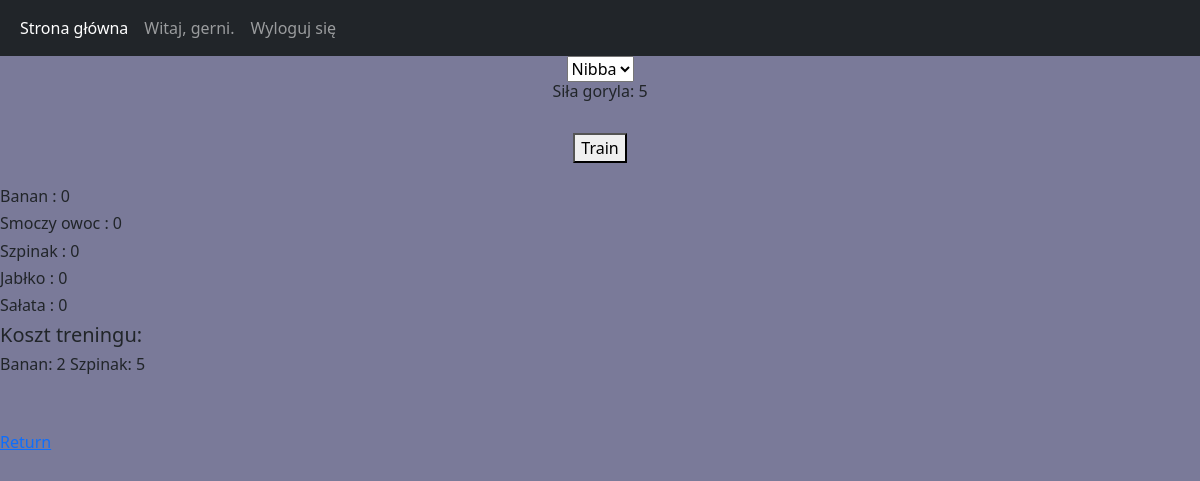
The app's page /training (signed in) with its own data.
### monkeapp/models.py (models this page shows)
class Gorilla(models.Model):
    name = models.CharField(max_length=30)
    level = models.IntegerField(default=1)
    strength = models.IntegerField(default=5)
    hp = models.IntegerField(default=100)
    skill_points = models.IntegerField(default=0)
    owner = models.ForeignKey(User, on_delete=models.CASCADE)

class Equipment(models.Model):
    item1 = models.IntegerField(default=0)
    item2 = models.IntegerField(default=0)
    item3 = models.IntegerField(default=0)
    item4 = models.IntegerField(default=0)
    item5 = models.IntegerField(default=0)
    equipment_owner = models.ForeignKey(User, on_delete=models.CASCADE)

### monkeapp/views.py (the view)
# urls.py: path('training', views.train_gorilla, name="Training"),
def train_gorilla(request):
	current_user = request.user
	all_gorillas = Gorilla.objects.all().get(owner=current_user)
	training_timer = None
	items = Equipment.objects.all().get(equipment_owner=request.user)
	try:
		training_timer = TrainingTimer.objects.all().get(trained_gorilla=all_gorillas)
		context = {
		'all_gorillas': all_gorillas,
		'items': items,
		'training_timer': training_timer
		}
		return render(request, 'training.html', context=context)
	except:
		context = {
			'all_gorillas': all_gorillas,
			'items': items,
			'training_timer': training_timer
		}
		return render(request, 'training.html', context=context)

### monkeapp/templates/training.html (shortened to what this page needs)
{% extends 'base.html' %}
{% block content %}
<center>
    {% if all_gorillas %}
        <select>
            <option value="monke">{{ all_gorillas.name }}</option>
        </select>
        <h6>Siła goryla: {{all_gorillas.strength}}</h6>
    {% endif %}
    <br>
    <form action='actionUrl' method='post'>
        <button type='submit'> Train </button>
    </form>
</center>
<br>
<h6>Banan : {{items.item1}}</h6>
<h6>Smoczy owoc : {{items.item2}}</h6>
<h6>Szpinak : {{items.item3}}</h6>
<h6>Jabłko : {{items.item4}}</h6>
<h6>Sałata : {{items.item5}}</h6>
<h5>Koszt treningu:</h5>
<h6>Banan: 2 Szpinak: 5</h6>
<br>
<br>
<a href="/">
    Return
</a>
{% endblock %}

### monkeapp/templates/base.html (shortened to what this page needs)
<!doctype html>
<html lang="en">
  <head>
    <link href="https://cdn.jsdelivr.net/npm/bootstrap@5.1.3/dist/css/bootstrap.min.css" rel="stylesheet">
  </head>
  <body style="background-color: rgba(13, 13, 70, 0.548)">
    <nav class="navbar navbar-expand-lg navbar-dark bg-dark">
        <div class="container-fluid">
          <div class="collapse navbar-collapse" id="navbarSupportedContent">
            <ul class="navbar-nav me-auto mb-2 mb-lg-0">
              <li class="nav-item">
                <a class="nav-link active" aria-current="page" href="/">Strona główna</a>
              </li>
              {% if user.is_authenticated %}
              <li class="nav-item">
                <a class="nav-link" href="#">Witaj, {{ user.username }}.</a>
              </li>
              <li class="nav-item">
                <a class="nav-link" href="logout">Wyloguj się</a>
              </li>
              {% endif %}
            </ul>
          </div>
        </div>
      </nav>
      {% block content %}
      {% endblock %}
  </body>
</html>

### records on screen
Gorilla: name "Nibba", strength "5"
Equipment: item1 "0", item2 "0", item3 "0", item4 "0", item5 "0"

### other values on screen
{{ user.username }} "gerni"
